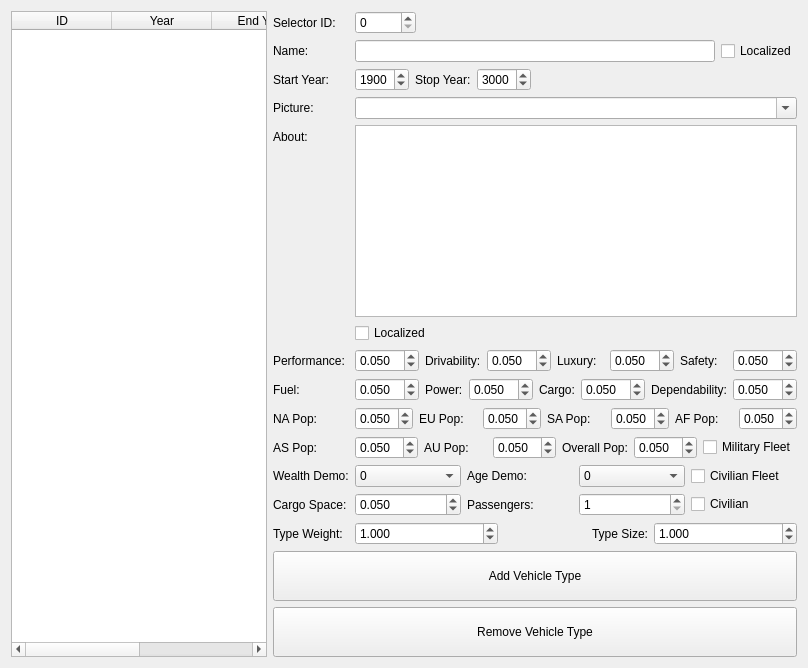
     <widget class="QWidget" name="tab_12">
      <attribute name="title">
       <string>Car Types</string>
      </attribute>
      <layout class="QGridLayout" name="gridLayout_13">
       <item row="0" column="0">
        <widget class="QTableWidget" name="table_cartype">
         <column>
          <property name="text">
           <string>ID</string>
          </property>
         </column>
         <column>
          <property name="text">
           <string>Year</string>
          </property>
         </column>
         <column>
          <property name="text">
           <string>End Year</string>
          </property>
         </column>
         <column>
          <property name="text">
           <string>Name</string>
          </property>
         </column>
        </widget>
       </item>
       <item row="0" column="1">
        <layout class="QFormLayout" name="formLayout_13">
         <property name="fieldGrowthPolicy">
          <enum>QFormLayout::AllNonFixedFieldsGrow</enum>
         </property>
         <item row="0" column="0">
          <widget class="QLabel" name="label_142">
           <property name="text">
            <string>Selector ID:</string>
           </property>
          </widget>
         </item>
         <item row="0" column="1">
          <layout class="QHBoxLayout" name="horizontalLayout_49">
           <item>
            <widget class="QSpinBox" name="spinBox_carType_ID">
             <property name="maximum">
              <number>99999</number>
             </property>
            </widget>
           </item>
           <item>
            <spacer name="horizontalSpacer_21">
             <property name="orientation">
              <enum>Qt::Horizontal</enum>
             </property>
             <property name="sizeHint" stdset="0">
              <size>
               <width>40</width>
               <height>20</height>
              </size>
             </property>
            </spacer>
           </item>
          </layout>
         </item>
         <item row="1" column="0">
          <widget class="QLabel" name="label_181">
           <property name="text">
            <string>Name:</string>
           </property>
          </widget>
         </item>
         <item row="1" column="1">
          <layout class="QHBoxLayout" name="horizontalLayout_62">
           <item>
            <widget class="QLineEdit" name="lineEdit_carType_Name"/>
           </item>
           <item>
            <widget class="QCheckBox" name="checkBox_carType_Name_Localized">
             <property name="text">
              <string>Localized</string>
             </property>
            </widget>
           </item>
          </layout>
         </item>
         <item row="2" column="0">
          <widget class="QLabel" name="label_182">
           <property name="text">
            <string>Start Year:</string>
           </property>
          </widget>
         </item>
         <item row="2" column="1">
          <layout class="QHBoxLayout" name="horizontalLayout_63">
           <item>
            <widget class="QSpinBox" name="spinBox_carType_year">
             <property name="minimum">
              <number>1800</number>
             </property>
             <property name="maximum">
              <number>9999</number>
             </property>
             <property name="value">
              <number>1900</number>
             </property>
            </widget>
           </item>
           <item>
            <widget class="QLabel" name="label_183">
             <property name="text">
              <string>Stop Year:</string>
             </property>
            </widget>
           </item>
           <item>
            <widget class="QSpinBox" name="spinBox_carType_endyear">
             <property name="minimum">
              <number>1800</number>
             </property>
             <property name="maximum">
              <number>9999</number>
             </property>
             <property name="value">
              <number>3000</number>
             </property>
            </widget>
           </item>
           <item>
            <spacer name="horizontalSpacer_25">
             <property name="orientation">
              <enum>Qt::Horizontal</enum>
             </property>
             <property name="sizeHint" stdset="0">
              <size>
               <width>40</width>
               <height>20</height>
              </size>
             </property>
            </spacer>
           </item>
          </layout>
         </item>
         <item row="3" column="0">
          <widget class="QLabel" name="label_184">
           <property name="text">
            <string>Picture:</string>
           </property>
          </widget>
         </item>
         <item row="3" column="1">
          <widget class="QComboBox" name="comboBox_carType_pictures">
           <property name="editable">
            <bool>true</bool>
           </property>
          </widget>
         </item>
         <item row="4" column="0">
          <widget class="QLabel" name="label_185">
           <property name="text">
            <string>About:</string>
           </property>
          </widget>
         </item>
         <item row="4" column="1">
          <layout class="QVBoxLayout" name="verticalLayout_14">
           <item>
            <widget class="QTextEdit" name="textEdit_carType_about"/>
           </item>
           <item>
            <widget class="QCheckBox" name="checkBox_carType_about_localized">
             <property name="text">
              <string>Localized</string>
             </property>
            </widget>
           </item>
          </layout>
         </item>
         <item row="5" column="0">
          <widget class="QLabel" name="label_186">
           <property name="text">
            <string>Performance:</string>
           </property>
          </widget>
         </item>
         <item row="5" column="1">
          <layout class="QHBoxLayout" name="horizontalLayout_64">
           <item>
            <widget class="QDoubleSpinBox" name="spinBox_carType_performance">
             <property name="decimals">
              <number>3</number>
             </property>
             <property name="value">
              <double>0.050000000000000</double>
             </property>
            </widget>
           </item>
           <item>
            <widget class="QLabel" name="label_187">
             <property name="text">
              <string>Drivability:</string>
             </property>
            </widget>
           </item>
           <item>
            <widget class="QDoubleSpinBox" name="spinBox_carType_driveability">
             <property name="decimals">
              <number>3</number>
             </property>
             <property name="value">
              <double>0.050000000000000</double>
             </property>
            </widget>
           </item>
           <item>
            <widget class="QLabel" name="label_188">
             <property name="text">
              <string>Luxury:</string>
             </property>
            </widget>
           </item>
           <item>
            <widget class="QDoubleSpinBox" name="spinBox_carType_luxury">
             <property name="decimals">
              <number>3</number>
             </property>
             <property name="value">
              <double>0.050000000000000</double>
             </property>
            </widget>
           </item>
           <item>
            <widget class="QLabel" name="label_189">
             <property name="text">
              <string>Safety:</string>
             </property>
            </widget>
           </item>
           <item>
            <widget class="QDoubleSpinBox" name="spinBox_carType_safety">
             <property name="decimals">
              <number>3</number>
             </property>
             <property name="value">
              <double>0.050000000000000</double>
             </property>
            </widget>
           </item>
          </layout>
         </item>
         <item row="6" column="0">
          <widget class="QLabel" name="label_190">
           <property name="text">
            <string>Fuel:</string>
           </property>
          </widget>
         </item>
         <item row="6" column="1">
          <layout class="QHBoxLayout" name="horizontalLayout_65">
           <item>
            <widget class="QDoubleSpinBox" name="spinBox_carType_fuel">
             <property name="decimals">
              <number>3</number>
             </property>
             <property name="value">
              <double>0.050000000000000</double>
             </property>
            </widget>
           </item>
           <item>
            <widget class="QLabel" name="label_191">
             <property name="text">
              <string>Power:</string>
             </property>
            </widget>
           </item>
           <item>
            <widget class="QDoubleSpinBox" name="spinBox_carType_power">
             <property name="decimals">
              <number>3</number>
             </property>
             <property name="value">
              <double>0.050000000000000</double>
             </property>
            </widget>
           </item>
           <item>
            <widget class="QLabel" name="label_192">
             <property name="text">
              <string>Cargo:</string>
             </property>
            </widget>
           </item>
           <item>
            <widget class="QDoubleSpinBox" name="spinBox_carType_cargo">
             <property name="decimals">
              <number>3</number>
             </property>
             <property name="value">
              <double>0.050000000000000</double>
             </property>
            </widget>
           </item>
           <item>
            <widget class="QLabel" name="label_193">
             <property name="text">
              <string>Dependability:</string>
             </property>
            </widget>
           </item>
           <item>
            <widget class="QDoubleSpinBox" name="spinBox_carType_depend">
             <property name="decimals">
              <number>3</number>
             </property>
             <property name="value">
              <double>0.050000000000000</double>
             </property>
            </widget>
           </item>
          </layout>
         </item>
         <item row="7" column="0">
          <widget class="QLabel" name="label_143">
           <property name="text">
            <string>NA Pop:</string>
           </property>
          </widget>
         </item>
         <item row="7" column="1">
          <layout class="QHBoxLayout" name="horizontalLayout_50">
           <item>
            <widget class="QDoubleSpinBox" name="spinBox_carType_na">
             <property name="decimals">
              <number>3</number>
             </property>
             <property name="maximum">
              <double>1.500000000000000</double>
             </property>
             <property name="singleStep">
              <double>0.010000000000000</double>
             </property>
             <property name="value">
              <double>0.050000000000000</double>
             </property>
            </widget>
           </item>
           <item>
            <widget class="QLabel" name="label_146">
             <property name="text">
              <string>EU Pop:</string>
             </property>
            </widget>
           </item>
           <item>
            <widget class="QDoubleSpinBox" name="spinBox_carType_eu">
             <property name="decimals">
              <number>3</number>
             </property>
             <property name="maximum">
              <double>1.500000000000000</double>
             </property>
             <property name="singleStep">
              <double>0.010000000000000</double>
             </property>
             <property name="value">
              <double>0.050000000000000</double>
             </property>
            </widget>
           </item>
           <item>
            <widget class="QLabel" name="label_145">
             <property name="text">
              <string>SA Pop:</string>
             </property>
            </widget>
           </item>
           <item>
            <widget class="QDoubleSpinBox" name="spinBox_carType_sa">
             <property name="decimals">
              <number>3</number>
             </property>
             <property name="maximum">
              <double>1.500000000000000</double>
             </property>
             <property name="singleStep">
              <double>0.010000000000000</double>
             </property>
             <property name="value">
              <double>0.050000000000000</double>
             </property>
            </widget>
           </item>
           <item>
            <widget class="QLabel" name="label_144">
             <property name="text">
              <string>AF Pop:</string>
             </property>
            </widget>
           </item>
           <item>
            <widget class="QDoubleSpinBox" name="spinBox_carType_af">
             <property name="decimals">
              <number>3</number>
             </property>
             <property name="maximum">
              <double>1.500000000000000</double>
             </property>
             <property name="singleStep">
              <double>0.010000000000000</double>
             </property>
             <property name="value">
              <double>0.050000000000000</double>
             </property>
            </widget>
           </item>
          </layout>
         </item>
         <item row="8" column="0">
          <widget class="QLabel" name="label_194">
           <property name="text">
            <string>AS Pop:</string>
           </property>
          </widget>
         </item>
         <item row="8" column="1">
          <layout class="QHBoxLayout" name="horizontalLayout_66">
           <item>
            <widget class="QDoubleSpinBox" name="spinBox_carType_as">
             <property name="decimals">
              <number>3</number>
             </property>
             <property name="maximum">
              <double>1.500000000000000</double>
             </property>
             <property name="singleStep">
              <double>0.010000000000000</double>
             </property>
             <property name="value">
              <double>0.050000000000000</double>
             </property>
            </widget>
           </item>
           <item>
            <widget class="QLabel" name="label_147">
             <property name="text">
              <string>AU Pop:</string>
             </property>
            </widget>
           </item>
           <item>
            <widget class="QDoubleSpinBox" name="spinBox_carType_au">
             <property name="decimals">
              <number>3</number>
             </property>
             <property name="maximum">
              <double>1.500000000000000</double>
             </property>
             <property name="singleStep">
              <double>0.010000000000000</double>
             </property>
             <property name="value">
              <double>0.050000000000000</double>
             </property>
            </widget>
           </item>
           <item>
            <widget class="QLabel" name="label_195">
             <property name="text">
              <string>Overall Pop:</string>
             </property>
            </widget>
           </item>
           <item>
            <widget class="QDoubleSpinBox" name="spinBox_carType_ovrpop">
             <property name="decimals">
              <number>3</number>
             </property>
             <property name="maximum">
              <double>1.500000000000000</double>
             </property>
             <property name="singleStep">
              <double>0.010000000000000</double>
             </property>
             <property name="value">
              <double>0.050000000000000</double>
             </property>
            </widget>
           </item>
           <item>
            <widget class="QCheckBox" name="checkBox_cartype_military">
             <property name="text">
              <string>Military Fleet</string>
             </property>
            </widget>
           </item>
          </layout>
         </item>
         <item row="9" column="0">
          <widget class="QLabel" name="label_148">
           <property name="text">
            <string>Wealth Demo:</string>
           </property>
          </widget>
         </item>
         <item row="9" column="1">
          <layout class="QHBoxLayout" name="horizontalLayout_53">
           <item>
            <widget class="QComboBox" name="comboBox_cartype_wealth">
             <item>
              <property name="text">
               <string>0</string>
              </property>
             </item>
             <item>
              <property name="text">
               <string>1</string>
              </property>
             </item>
             <item>
              <property name="text">
               <string>2</string>
              </property>
             </item>
             <item>
              <property name="text">
               <string>3</string>
              </property>
             </item>
             <item>
              <property name="text">
               <string>4</string>
              </property>
             </item>
             <item>
              <property name="text">
               <string>5</string>
              </property>
             </item>
             <item>
              <property name="text">
               <string>6</string>
              </property>
             </item>
             <item>
              <property name="text">
               <string>7</string>
              </property>
             </item>
            </widget>
           </item>
           <item>
            <widget class="QLabel" name="label_152">
             <property name="text">
              <string>Age Demo:</string>
             </property>
            </widget>
           </item>
           <item>
            <widget class="QComboBox" name="comboBox_carType_age">
             <item>
              <property name="text">
               <string>0</string>
              </property>
             </item>
             <item>
              <property name="text">
               <string>1</string>
              </property>
             </item>
             <item>
              <property name="text">
               <string>2</string>
              </property>
             </item>
             <item>
              <property name="text">
               <string>3</string>
              </property>
             </item>
            </widget>
           </item>
           <item>
            <widget class="QCheckBox" name="checkBox_carType_civFleet">
             <property name="text">
              <string>Civilian Fleet</string>
             </property>
            </widget>
           </item>
          </layout>
         </item>
         <item row="10" column="0">
          <widget class="QLabel" name="label_153">
           <property name="text">
            <string>Cargo Space:</string>
           </property>
          </widget>
         </item>
         <item row="10" column="1">
          <layout class="QHBoxLayout" name="horizontalLayout_54">
           <item>
            <widget class="QDoubleSpinBox" name="spinBox_carType_cargoSpace">
             <property name="decimals">
              <number>3</number>
             </property>
             <property name="minimum">
              <double>0.000000000000000</double>
             </property>
             <property name="singleStep">
              <double>0.010000000000000</double>
             </property>
             <property name="value">
              <double>0.050000000000000</double>
             </property>
            </widget>
           </item>
           <item>
            <widget class="QLabel" name="label_154">
             <property name="text">
              <string>Passengers:</string>
             </property>
            </widget>
           </item>
           <item>
            <widget class="QSpinBox" name="spinBox_carType_pass">
             <property name="minimum">
              <number>1</number>
             </property>
            </widget>
           </item>
           <item>
            <widget class="QCheckBox" name="checkBox_cartype_civ">
             <property name="text">
              <string>Civilian</string>
             </property>
            </widget>
           </item>
          </layout>
         </item>
         <item row="12" column="0" colspan="2">
          <widget class="QPushButton" name="button_cartype_add">
           <property name="minimumSize">
            <size>
             <width>0</width>
             <height>50</height>
            </size>
           </property>
           <property name="text">
            <string>Add Vehicle Type</string>
           </property>
          </widget>
         </item>
         <item row="13" column="0" colspan="2">
          <widget class="QPushButton" name="button_cartype_remove">
           <property name="minimumSize">
            <size>
             <width>0</width>
             <height>50</height>
            </size>
           </property>
           <property name="text">
            <string>Remove Vehicle Type</string>
           </property>
          </widget>
         </item>
         <item row="11" column="0">
          <widget class="QLabel" name="label_130">
           <property name="text">
            <string>Type Weight:</string>
           </property>
          </widget>
         </item>
         <item row="11" column="1">
          <layout class="QHBoxLayout" name="horizontalLayout_78">
           <item>
            <widget class="QDoubleSpinBox" name="CarType_Weight_SpinBox">
             <property name="decimals">
              <number>3</number>
             </property>
             <property name="maximum">
              <double>99.000000000000000</double>
             </property>
             <property name="singleStep">
              <double>0.050000000000000</double>
             </property>
             <property name="value">
              <double>1.000000000000000</double>
             </property>
            </widget>
           </item>
           <item>
            <widget class="QLabel" name="label_201">
             <property name="text">
              <string>Type Size:</string>
             </property>
             <property name="alignment">
              <set>Qt::AlignRight|Qt::AlignTrailing|Qt::AlignVCenter</set>
             </property>
            </widget>
           </item>
           <item>
            <widget class="QDoubleSpinBox" name="CarType_Size_Spinner">
             <property name="decimals">
              <number>3</number>
             </property>
             <property name="singleStep">
              <double>0.050000000000000</double>
             </property>
             <property name="value">
              <double>1.000000000000000</double>
             </property>
            </widget>
           </item>
          </layout>
         </item>
        </layout>
       </item>
      </layout>
     </widget>
